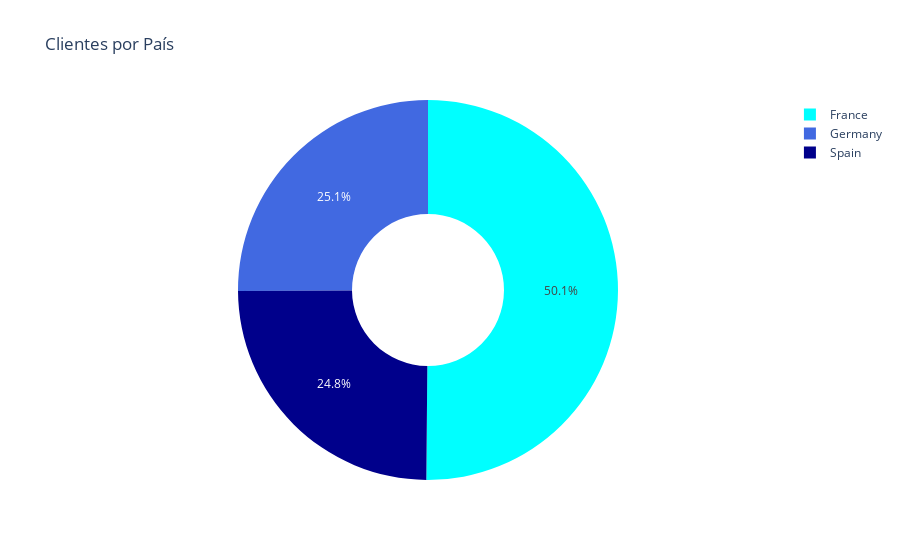

The cell this chart's notebook holds for it:
### Code cell
#Gráfico - Clientes por país
fig_pais = px.pie(
    data_frame = df, 
    names = "pais",
    title = "Clientes por País",
    color = "pais",
    color_discrete_map = {"France": "cyan",
                          "Germany": "royalblue",
                          "Spain": "darkblue"},
    hole = .4
                )
fig_pais

### Figure 1 — Plotly figure (JSON) as saved in the notebook; plotly's stock layout.template omitted (floating-point values rounded to 4 significant figures; data arrays with more than 128 entries replaced by an {"elided": "..."} marker saying what was removed)
{"data": [{"customdata": {"elided": "10000x1 str values"}, "domain": {"x": [0, 1], "y": [0, 1]}, "hole": 0.4, "hovertemplate": "pais=%{customdata[0]}<extra></extra>", "labels": {"elided": "10000 str values"}, "legendgroup": "", "marker": {"colors": {"elided": "10000 str values"}}, "name": "", "showlegend": true, "type": "pie"}], "layout": {"legend": {"tracegroupgap": 0}, "title": {"text": "Clientes por País"}}}
